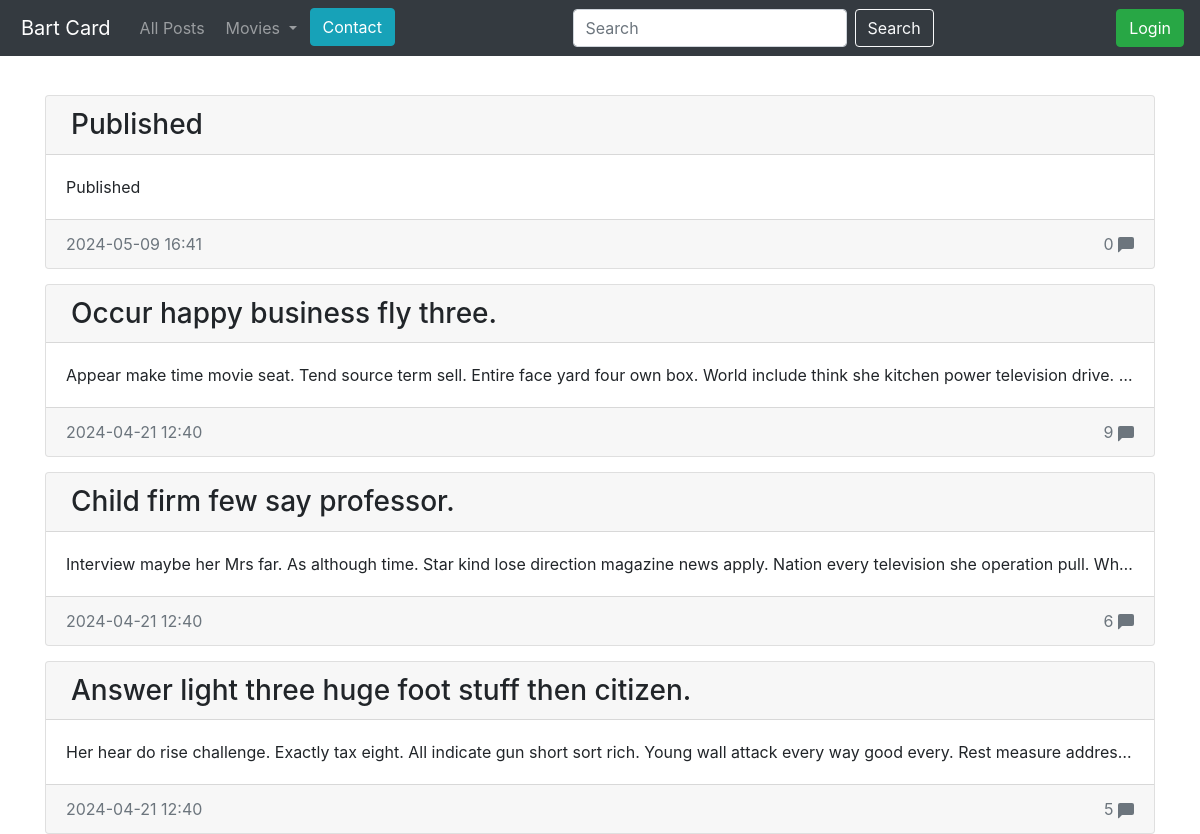
Before: / with the older database file.
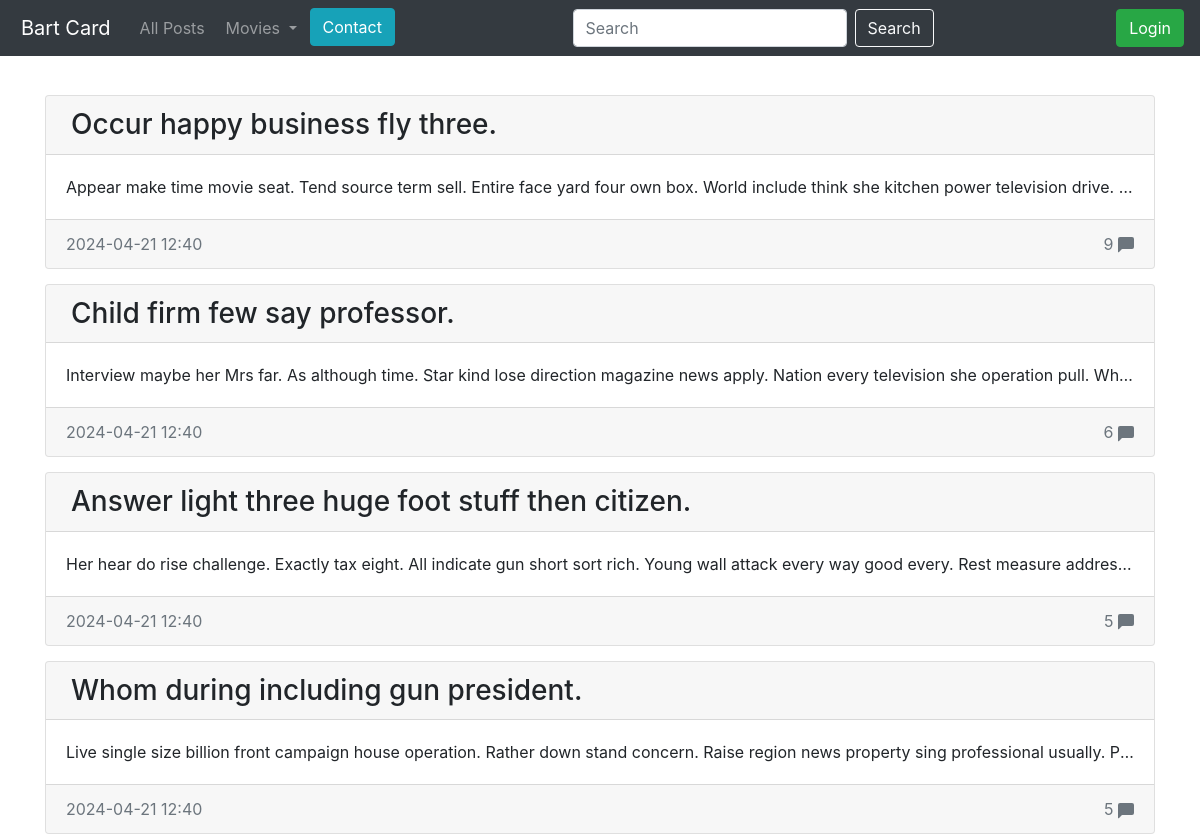
After: the same page with the newer database file.
### blog/models.py (models this page shows)
class Entry(db.Model):
    id = db.Column(db.Integer, primary_key=True)
    title = db.Column(db.String(80), nullable=False)
    body = db.Column(db.Text, nullable=False)
    pub_date = db.Column(db.DateTime, nullable=False,
                         default=datetime.datetime.utcnow)
    is_published = db.Column(db.Boolean, default=False)
    comments = db.relationship('Comment', backref='entry', lazy=True)

### blog/routes.py (the view)
@app.route('/')
def index():
    return posts(limit=4)

### blog/routes.py (called while the page is built)
def get_list_types():
    return LIST_TYPES

@app.context_processor
def inject_list_types():
    return dict(list_types=get_list_types())

@app.context_processor
def utility_processor():
    def tmdb_image_url(path,size):
        return tmdb_client.get_poster_url(path,size)
    return {'tmdb_image_url': tmdb_image_url}

def posts(limit=None):
    if limit is None:
        all_posts = Entry.query.filter_by(is_published=True).order_by(Entry.pub_date.desc()).all()
    else:
        all_posts = Entry.query.filter_by(is_published=True).order_by(Entry.pub_date.desc()).limit(limit).all()
    comments_count = {entry.id: len(entry.comments) for entry in all_posts}
    return render_template('homepage.html', all_posts=all_posts, comments_count=comments_count)

### blog/templates/homepage.html (shortened to what this page needs)
{% extends 'base.html' %}
{% block content %}
    {% for post in all_posts %}
        <div class="card" >
            <h3 class="card-header">
                <a href="{{url_for('entry_details', post_id=post.id)}}" style="color: inherit; text-decoration: inherit;">
                {{post.title}}
                </a>
            </h3>
            <div class="card-body">
                <p class="card-text">
                    {{post.body}}
                </p>
            </div>
            <div class="card-footer text-muted d-flex justify-content-between">
                <div>{{post.pub_date.strftime('%Y-%m-%d %H:%M')}}</div>
                <div class="float-right">
                    {{comments_count[post.id]}}
                    <svg xmlns="http://www.w3.org/2000/svg" width="16" height="16" fill="currentColor" class="bi bi-chat-left-fill" viewBox="0 0 16 16">
                        <path d="M2 0a2 2 0 0 0-2 2v12.793a.5.5 0 0 0 .854.353l2.853-2.853A1 1 0 0 1 4.414 12H14a2 2 0 0 0 2-2V2a2 2 0 0 0-2-2z"/>
                    </svg>
                </div>
            </div>
        </div>
    {% endfor %}
{% endblock content%}

### blog/templates/base.html (shortened to what this page needs)
<!doctype html>
<html lang="en">
<head>
 <link rel="stylesheet" href="https://stackpath.bootstrapcdn.com/bootstrap/4.5.0/css/bootstrap.min.css"
>
</head>
<body>
  <body>
    <nav class="navbar navbar-expand-md navbar-dark bg-dark fixed-top">
      <a class="navbar-brand" href="{{ url_for('index') }}">Bart Card</a>
      <div class="collapse navbar-collapse" id="navbarsExampleDefault">
          <ul class="navbar-nav mr-auto">
              <li class="nav-item">
                  <a class="nav-link" href="{{ url_for('post_all') }}">All Posts</a>
              </li>
              <li class="nav-item dropdown">
                <a class="nav-link dropdown-toggle" href="#" id="navbarDropdown" role="button" data-toggle="dropdown" aria-haspopup="true" aria-expanded="false">
                  Movies
                </a>
              </li>
              <li class="nav-item">
                <a class="btn btn-info " href="{{url_for('contact')}}" role="button">Contact</a>
              </li>
          </ul>
            <form class="form-inline" action="/search_results" method="GET">
              <input class="form-control mr-sm-2" type="text" value="{% if query %}{{ query }}{% endif %}" placeholder="Search" aria-label="Search" name="search_bar">
              <button button class="btn btn-outline-light" type="submit">Search</button>
          </form>
          <ul class="navbar-nav ml-auto">
              <li class="nav-item">
                {% if session.logged_in %}
                  <form class="form-inline my-2 my-lg-0" action="{{ url_for('logout') }}" method="POST">
                    <button class="btn btn-danger my-2 my-sm-0" type="submit">Log Out</button>
                  </form>
                {% else %}
                  <a class="btn btn-success my-2 my-lg-0 " href="{{ url_for('login_page') }}">Login</a>
                {% endif %}
              </li>
          </ul>
      </div>
    </nav>
 <main role="main" class="container">
   {% block content %}
   {% endblock %}
 </main>
</html>

### blog/templates/homepage.html (style rules this page uses)
body { padding-top: 5rem; }
.card { margin-top: 15px; }
.card-text { overflow: hidden; text-overflow: ellipsis; white-space: nowrap; }
a { margin-left: 5px; }

Changed rows visible on the page:
removed Entry: title "Published", body "Published", pub_date "2024-05-09 16:41", comments_count "0"
now on this page (row unchanged): Entry: title "Whom during including gun president.", body "Live single size billion front campaign house operation. Rather down stand concern. Raise region news property sing professional usually. P…", pub_date "2024-04-21 12:40", comments_count "5"
